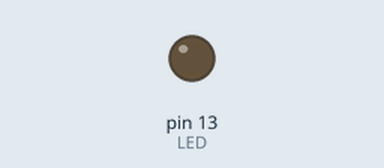
Recording of a sketch running on a simulated Arduino Uno, built with avr-gcc and run on an emulated ATmega328P. On the bench: output pins drawn as LEDs (lit = HIGH).

Above: at 0.5 s.
At 5.0 s:
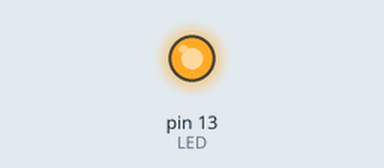
Timing chart, 0 to 6.9 s (numbered marks = the images above):
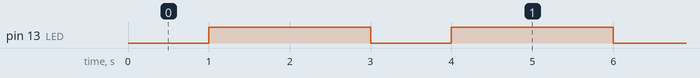

Measured:
- by itself, pin 13 (LED): alternates HIGH for 2.0 s and LOW for 1.0 s

The sketch:

1._First-Blink.ino
```cpp
/* Date : Aug 10, 2019
 *  Program for Blink the LED or to test the Arduino is properly Worked or not...
 */


#include <NewPing.h>        //Ultrasonic sensor function library. You must install this library
 #include<Servo.h>

int LED = 13;   //  This is nothing but LED_BULLTIN...
int ON = 1;
int OFF = 0;

int forwardRight = 7;      //Forward motion of Right motor
int reverseRight = 6;        //Reverse motion of Right motor
int forwardLeft = 4;       //Forward motion of Left motor
int reverseLeft = 5;        //Reverse motion of Left motor


void setup()
  {
     pinMode(LED, OUTPUT);  //  Set pinMode for Blink a LED give an output to pin 13

  }


  void loop()
  {
     digitalWrite(LED, OFF);   //  OFF = LOW = 0
     delay(1000);              //  2000 ms = 2000*10^-3 = 2 sec

     digitalWrite(LED, ON);    //  ON = HIGH = 1
     delay(2000);

  }
```
